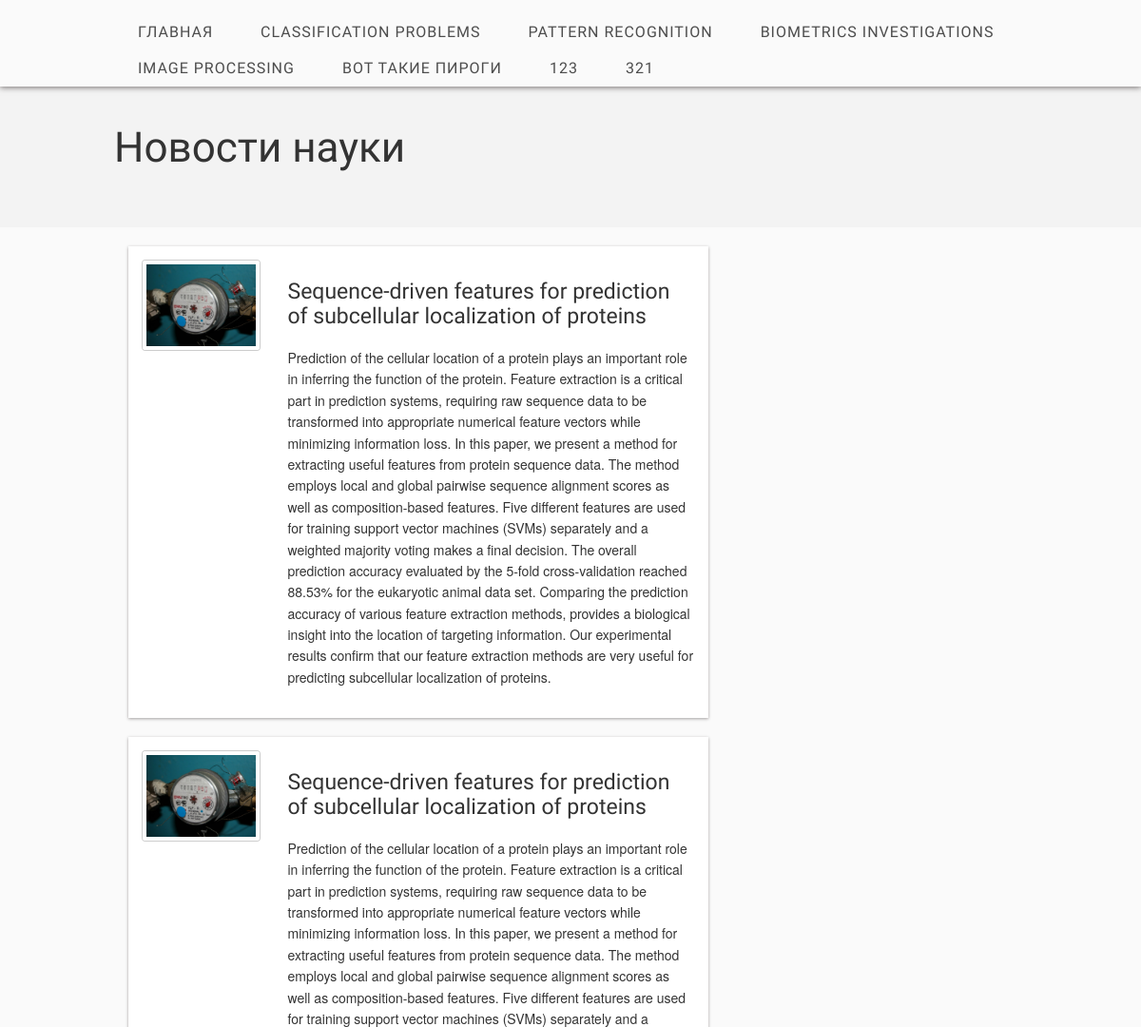
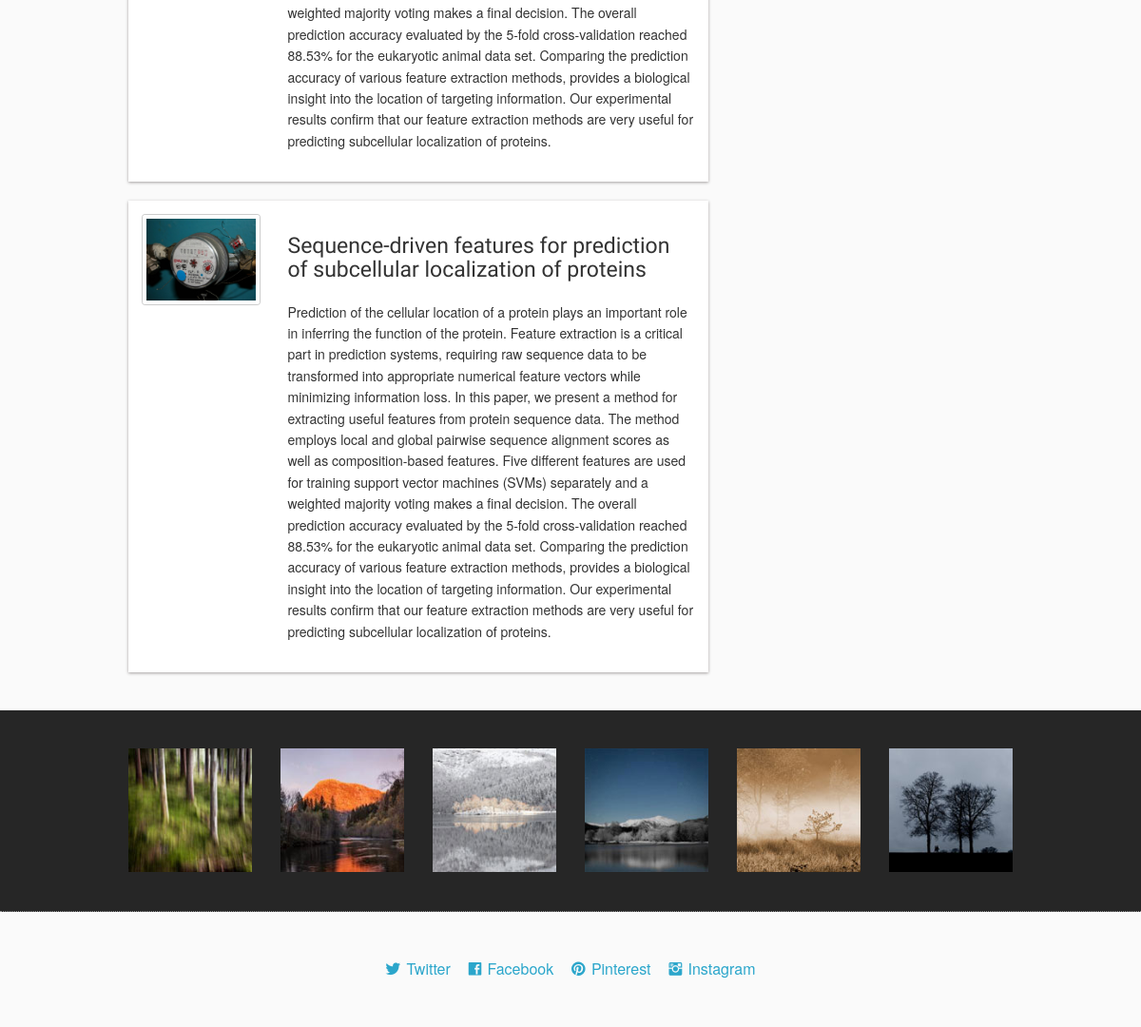
Page /2/ on the committed database (2 pictures, top to bottom).
### news/models.py (models this page shows, shortened)
class Rubric(models.Model):
    name = models.CharField(max_length=256)

class Article(models.Model):
    title = models.CharField(max_length=256)
    keywords = models.CharField(max_length=256)
    annotation = models.TextField()
    rubNum = models.ForeignKey(
        'Rubric',
        on_delete=models.CASCADE)

### news/views.py (the view)
# urls.py: path('<int:rubric_id>/', by_rubric, name='by_rubric'),
def by_rubric(request, rubric_id):
    articles = Article.objects.filter(rubNum=Rubric.objects.get(pk=rubric_id))
    rubrics = Rubric.objects.all()
    current_rubric = Rubric.objects.get(pk=rubric_id)
    context = {'articles': articles, 'rubrics': rubrics, 'current_rubric': current_rubric}
    return render(request, 'by_rubric.html', context)

### news/templates/by_rubric.html (shortened to what this page needs)
{% load static %}
<!DOCTYPE html>
<html class="no-js" lang="en">
<head>
    <link rel="stylesheet" href="{% static 'stylesheets/foundation.min.css' %}">
    <link rel="stylesheet" href="{% static 'stylesheets/main.css' %}">
    <link rel="stylesheet" href="{% static 'stylesheets/app.css' %}">
    <link rel="stylesheet" href="{% static 'fonts/ligature.css' %}">
</head>
<body>
<nav>
    <div class="twelve columns header_nav">
        <div class="row">
            <ul id="menu-header" class="nav-bar horizontal">
                <li><a href="{% url 'index' %}">Главная</a></li>
                {% for rubric in rubrics %}
                <li><a href="{% url 'by_rubric' rubric.pk %}">{{ rubric.name }}</a></li>
                {% endfor %}
            </ul>
        </div>
    </div>
</nav>
<header>
    <div class="row">
        <h1>Новости науки</h1>
    </div>
</header>
<section>
    <div class="section_main">
        <div class="row">
            <section class="eight columns">
                {% for article in articles %}
                <article class="blog_post">
                    <div class="three columns">
                        <a href="/news/article" class="th"><img
                                src="{% static 'images/a1.jpg' %}" alt="desc"/></a>
                    </div>
                    <div class="nine columns">
                        <a href="/news/article"><h4>{{article.title}}</h4></a>
                        <p>{{article.annotation}}</p>
                    </div>
                </article>
                {% endfor %}
            </section>
        </div>
    </div>
</section>
<section>
    <div class="section_dark">
        <div class="row">
            <div class="two columns">
                <img src="{% static 'images/thumb1.jpg' %}" alt="desc"/>
            </div>
            <div class="two columns">
                <img src="{% static 'images/thumb2.jpg' %}" alt="desc"/>
            </div>
            <div class="two columns">
                <img src="{% static 'images/thumb3.jpg' %}" alt="desc"/>
            </div>
            <div class="two columns">
                <img src="{% static 'images/thumb4.jpg' %}" alt="desc"/>
            </div>
            <div class="two columns">
                <img src="{% static 'images/thumb5.jpg' %}" alt="desc"/>
            </div>
            <div class="two columns">
                <img src="{% static 'images/thumb6.jpg' %}" alt="desc"/>
            </div>
        </div>
    </div>
</section>
<footer>
    <div class="row">
        <div class="twelve columns footer">
            <a href="" class="lsf-icon" style="font-size:16px; margin-right:15px" title="twitter">Twitter</a>
            <a href="" class="lsf-icon" style="font-size:16px; margin-right:15px" title="facebook">Facebook</a>
            <a href="" class="lsf-icon" style="font-size:16px; margin-right:15px" title="pinterest">Pinterest</a>
            <a href="" class="lsf-icon" style="font-size:16px" title="instagram">Instagram</a>
        </div>
    </div>
</footer>
</body>
</html>

### static/stylesheets/main.css (style rules this page uses)
.lsf-icon:before { content:attr(title); margin-right:0.3em; font-size:64px; font-family: 'LigatureSymbols'; -webkit-text-rendering: optimizeLegibility; -moz-text-rendering: optimizeLegibility; -ms-text-rendering: optimizeLegibility; -o-text-rendering: optimizeLegibility; text-rendering: optimizeLegibility; -webkit-font-smoothing: antialiased; -moz-font-smoothing: antialiased; -ms-font-smoothing: antialiased; -o-font-smoothing: antialiased; font-smoothing: antialiased; }
body { background: #fafafa }
.row { width: 960px }
header { background: #f3f3f3; clear:both; padding: 20px 0 40px }
.header_nav { background: #fafafa; padding: 15px 0 0; box-shadow: 0 1px 6px rgba(34, 25, 25, 0.6); z-index: 999 }
.blog_post { clear: both; padding: 15px 0; overflow:auto; margin-bottom: 20px; background:#FFF; box-shadow: 0 1px 3px rgba(34, 25, 25, 0.4) }
p { color: #333 }
h1,h2,h3,h4 { font-family:'Open Sans Condensed',sans-serif; font-weight: normal; color: #333; margin: 20px 0 }
.section_dark { background: #262626; border-top: 0; border-bottom: 1px dotted #999; padding: 20px 0 40px }
.section_main { padding: 20px 0 }
.nav-bar { margin-top: 0; background: none }
.nav-bar > li { border: 0; padding: 0; font-family: 'Open Sans Condensed',sans-serif; letter-spacing: 1px; box-shadow: none }
.nav-bar > li > a:first-child { font-size: 16px; text-transform: uppercase; padding: 0 25px }
.nav-bar > li:last-child { border: 0; box-shadow: none }
.nav-bar > li > a { color: #4d4d4d }
.footer { text-align:center; padding: 50px 0 }

### rows in the picture
Rubric: name "CLASSIFICATION PROBLEMS"
Rubric: name "PATTERN RECOGNITION"
Rubric: name "BIOMETRICS INVESTIGATIONS"
Rubric: name "IMAGE PROCESSING"
Rubric: name "ВОТ ТАКИЕ ПИРОГИ"
Rubric: name "123"
Rubric: name "321"
Article: title "Sequence-driven features for prediction of subcellular localization of proteins", annotation "Prediction of the cellular location of a protein plays an important role in inferring the function of the protein. Feature extraction is a critical part in prediction systems, requiring raw sequence data to be transformed into appropriate numerical feature vectors while minimizing information loss. In this paper, we present a method for extracting useful features from protein sequence data. The method employs local and global pairwise sequence alignment scores as well as composition-based features. Five different features are used for training support vector machines (SVMs) separately and a weighted majority voting makes a final decision. The overall prediction accuracy evaluated by the…"
Article: title "Sequence-driven features for prediction of subcellular localization of proteins", annotation "Prediction of the cellular location of a protein plays an important role in inferring the function of the protein. Feature extraction is a critical part in prediction systems, requiring raw sequence data to be transformed into appropriate numerical feature vectors while minimizing information loss. In this paper, we present a method for extracting useful features from protein sequence data. The method employs local and global pairwise sequence alignment scores as well as composition-based features. Five different features are used for training support vector machines (SVMs) separately and a weighted majority voting makes a final decision. The overall prediction accuracy evaluated by the…"
Article: title "Sequence-driven features for prediction of subcellular localization of proteins", annotation "Prediction of the cellular location of a protein plays an important role in inferring the function of the protein. Feature extraction is a critical part in prediction systems, requiring raw sequence data to be transformed into appropriate numerical feature vectors while minimizing information loss. In this paper, we present a method for extracting useful features from protein sequence data. The method employs local and global pairwise sequence alignment scores as well as composition-based features. Five different features are used for training support vector machines (SVMs) separately and a weighted majority voting makes a final decision. The overall prediction accuracy evaluated by the…"
